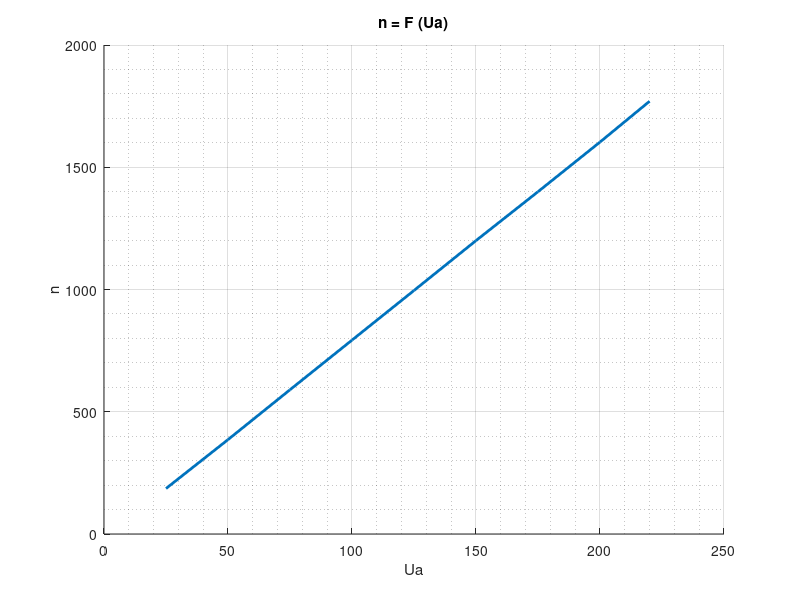
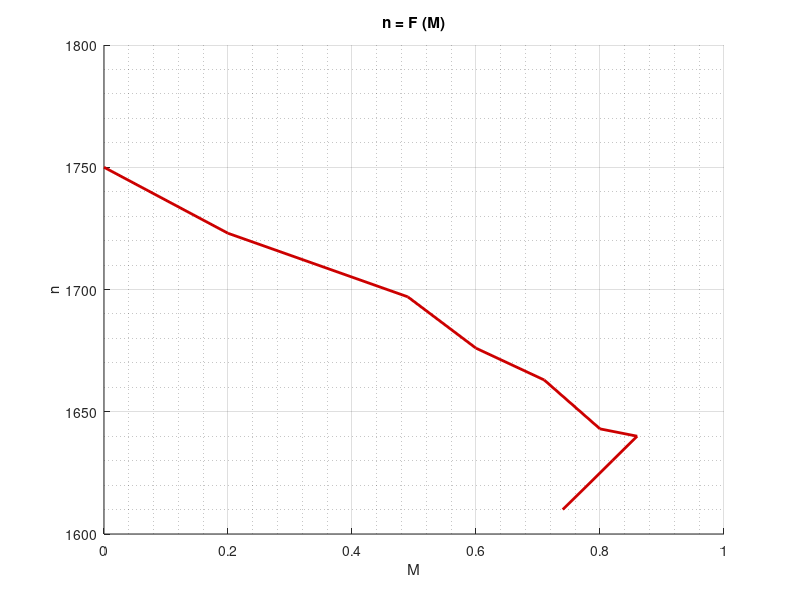
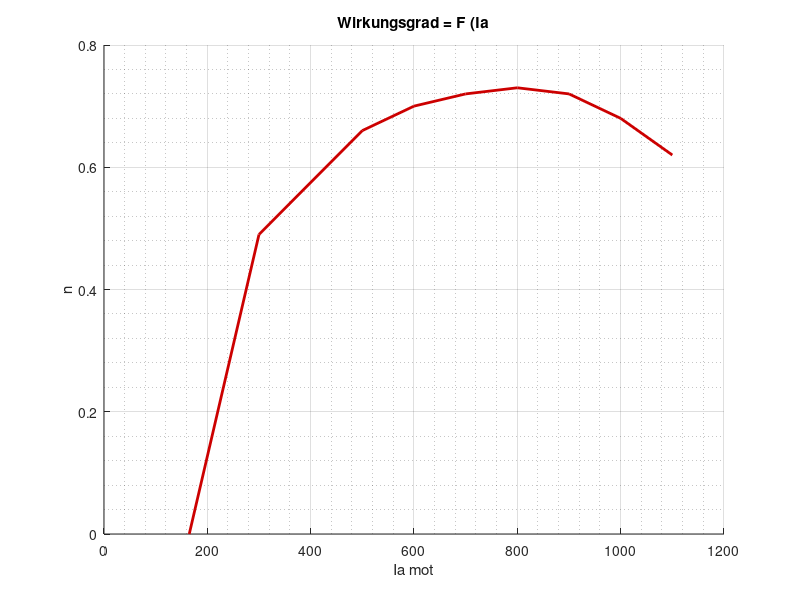
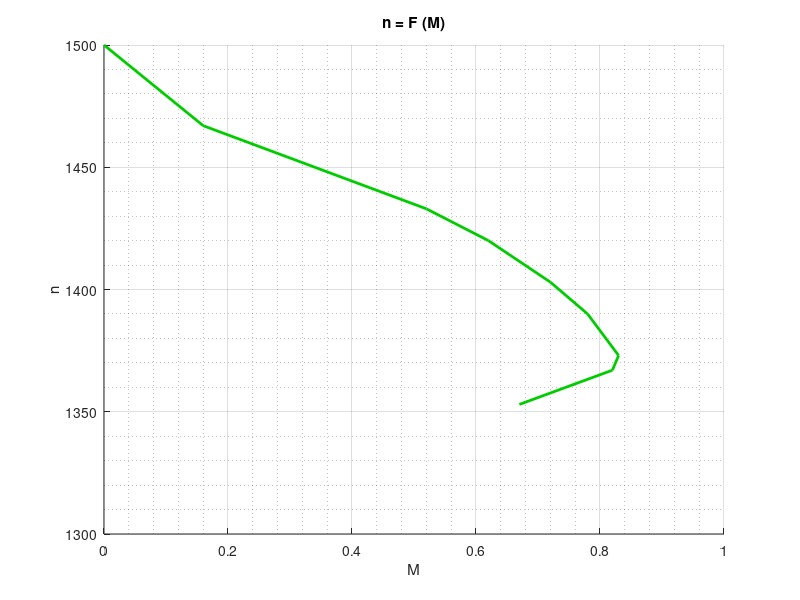

Write the MATLAB code that produced these figures, in order.
n_1 = [186 386 590 793 996 1200 1400 1603 1770];
Ua_1 = [25 50 75 100 125 150 175 200 220];

% 1
figure 
title ('n = F (Ua)')
grid on, grid minor
hold on
xlabel('Ua'), ylabel('n')
plot(Ua_1, n_1, 'LineWidth', 2, 'DisplayName','n = F (Ua)')

% 2 ==========================================

n_2 = [1750 1723 1697 1676 1663 1643 1640 1630 1610];
M_2 = [0.00 0.20 0.49 0.60 0.71 0.80 0.86 0.82 0.74];
Wirk_2 = [0.00 0.49 0.66 0.70 0.72 0.73 0.72 0.68 0.62];
Iamot_2 = [165 300 500 600 700 800 900 1000 1100];

% 2_1 M
figure 
title ('n = F (M)')
grid on, grid minor
hold on
xlabel('M'), ylabel('n')
plot(M_2, n_2, 'LineWidth', 2, 'DisplayName','n = F (M)', 'Color', [0.8 0 0])

% 2_2 Iamot
figure 
title ('Wirkungsgrad = F (Ia')
grid on, grid minor
hold on
xlabel('Ia mot'), ylabel('n')
plot(Iamot_2, Wirk_2, 'LineWidth', 2, 'DisplayName','Wirkungsgrad = F (Ia)', 'Color', [0.8 0 0])

% ==========================

n_3 = [1500 1467 1433 1420 1403 1390 1373 1367 1353];
M_3 = [0.00 0.16 0.52 0.62 0.72 0.78 0.83 0.82 0.67];
Wirk_3 = [0.00 0.43 0.66 0.68 0.70 0.69 0.68 0.66 0.57];
Iamot_3 = [150 250 500 600 700 800 900 1000 1100];

% 3_1 M
figure 
title ('n = F (M)')
grid on, grid minor
hold on
xlabel('M'), ylabel('n')
plot(M_3, n_3, 'LineWidth', 2, 'DisplayName','n = F (M)', 'Color', [0 0.8 0])

% 3_2 Iamot
figure 
title ('Wirkungsgrad = F (Ia')
grid on, grid minor
hold on
xlabel('Ia mot'), ylabel('n')
plot(Iamot_3, Wirk_3, 'LineWidth', 2, 'DisplayName','Wirkungsgrad = F (Ia)', 'Color', [0 0.8 0])

% ==========================

n_4 = [1500 1453 1437 1427 1413 1397 1383 1367 1360];
M_4 = [0.00 0.17 0.27 0.37 0.45 0.53 0.60 0.65 0.68];
Wirk_4 = [0.00 0.46 0.54 0.60 0.63 0.65 0.66 0.65 0.64];
Iamot_4 = [146 300 400 500 600 700 800 900 1000];

% 4_1 M
figure 
title ('n = F (M)')
grid on, grid minor
hold on
xlabel('M'), ylabel('n')
plot(M_4, n_4, 'LineWidth', 2, 'DisplayName','n = F (M)', 'Color', [0.4 0.3 0.6])

% 4_2 Iamot
figure 
title ('Wirkungsgrad = F (Ia')
grid on, grid minor
hold on
xlabel('Ia mot'), ylabel('n')
plot(Iamot_4, Wirk_4, 'LineWidth', 2, 'DisplayName','Wirkungsgrad = F (Ia)', 'Color', [0.4 0.3 0.6])

% ==========================

n_5 = [1250 1227 1203 1193 1177 1167 1153 1133 1123];
M_5 = [0.00 0.20 0.34 0.47 0.58 0.67 0.74 0.78 0.74];
Wirk_5 = [0.00 0.44 0.53 0.59 0.63 0.64 0.65 0.63 0.60];
Iamot_5 = [143 300 400 500 600 700 800 900 1000];

% 5_1 M
figure 
title ('n = F (M)')
grid on, grid minor
hold on
xlabel('M'), ylabel('n')
plot(M_5, n_5, 'LineWidth', 2, 'DisplayName','n = F (M)', 'Color', [0.2 0.4 0.9])

% 5_2 Iamot
figure 
title ('Wirkungsgrad = F (Ia)')
grid on, grid minor
hold on
xlabel('Ia mot)'), ylabel('n')
plot(Iamot_5, Wirk_5, 'LineWidth', 2, 'DisplayName','Wirkungsgrad = F (Ia)', 'Color', [0.2 0.4 0.9])
